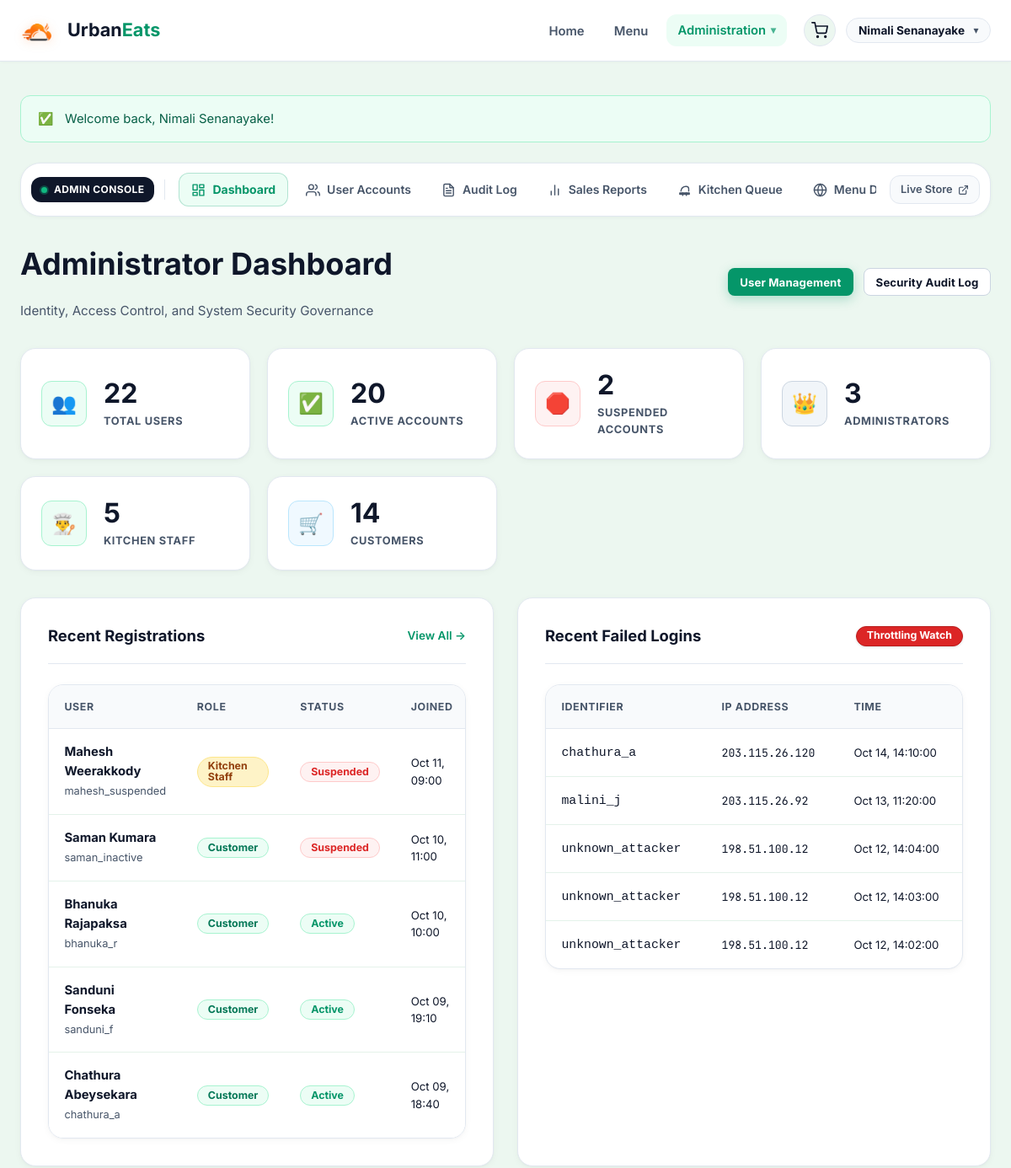
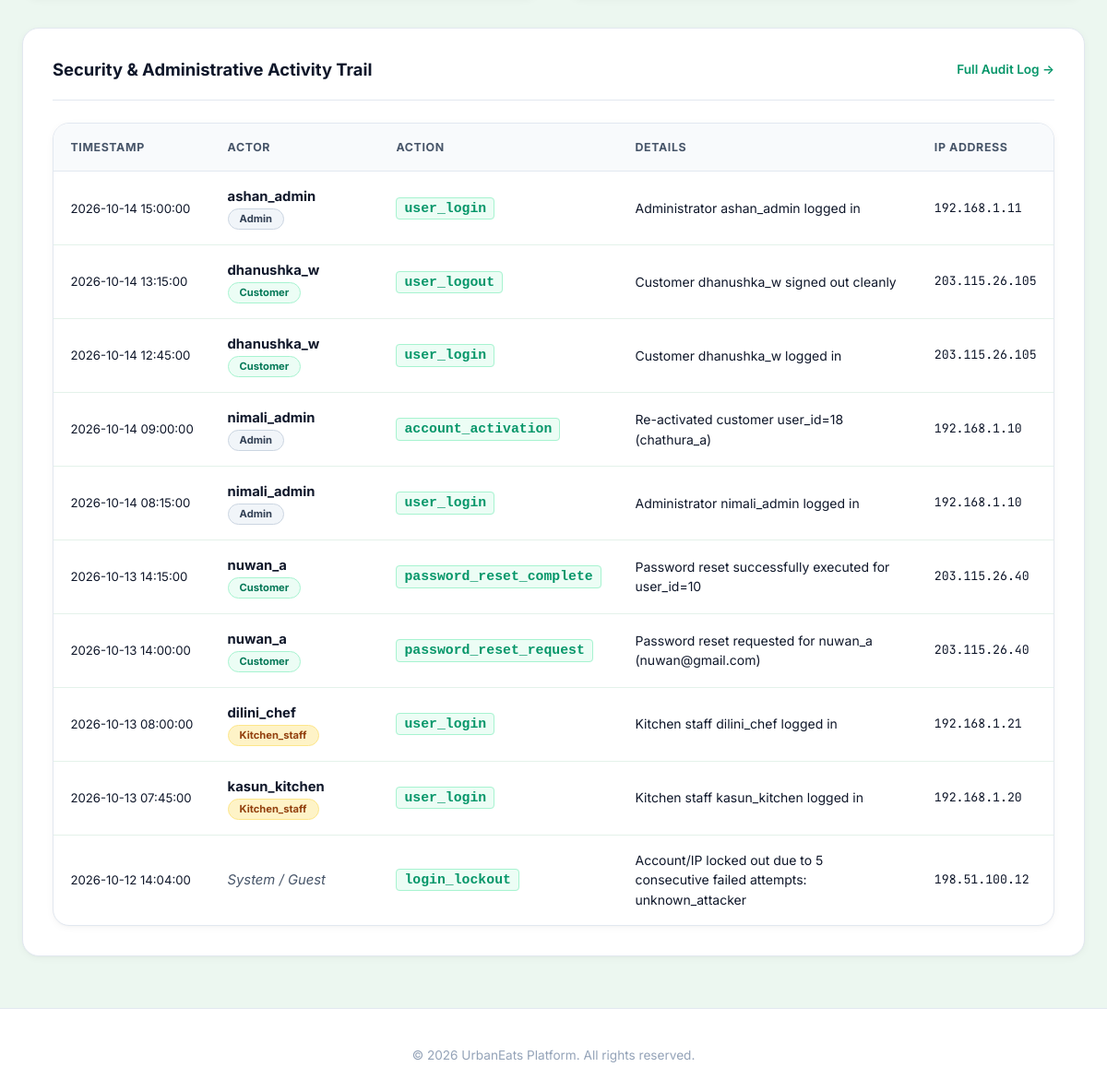
The app's page /public/admin/index.php (signed in) with its own data (2 pictures, top to bottom).
### tables this page shows
CREATE TABLE `users` (
  `user_id` BIGINT UNSIGNED NOT NULL AUTO_INCREMENT,
  `role_id` TINYINT UNSIGNED NOT NULL,
  `full_name` VARCHAR(100) NOT NULL,
  `username` VARCHAR(50) NOT NULL,
  `email` VARCHAR(120) NOT NULL,
  `password_hash` VARCHAR(255) NOT NULL,
  `is_active` TINYINT(1) NOT NULL DEFAULT 1 COMMENT '1 = Active, 0 = Deactivated/Suspended',
  `created_at` TIMESTAMP NOT NULL DEFAULT CURRENT_TIMESTAMP,
  `updated_at` TIMESTAMP NOT NULL DEFAULT CURRENT_TIMESTAMP ON UPDATE CURRENT_TIMESTAMP,
  PRIMARY KEY (`user_id`),
  UNIQUE KEY `uk_users_username` (`username`),
  UNIQUE KEY `uk_users_email` (`email`),
  KEY `idx_users_role_id` (`role_id`),
  KEY `idx_users_is_active` (`is_active`),
  KEY `idx_users_created_at` (`created_at`),
  CONSTRAINT `fk_users_role` FOREIGN KEY (`role_id`)
    REFERENCES `roles` (`role_id`)
    ON UPDATE CASCADE
    ON DELETE RESTRICT
);

CREATE TABLE `roles` (
  `role_id` TINYINT UNSIGNED NOT NULL AUTO_INCREMENT,
  `role_name` VARCHAR(30) NOT NULL,
  `role_description` VARCHAR(255) NOT NULL,
  `created_at` TIMESTAMP NOT NULL DEFAULT CURRENT_TIMESTAMP,
  PRIMARY KEY (`role_id`),
  UNIQUE KEY `uk_roles_name` (`role_name`)
);

CREATE TABLE `audit_log` (
  `audit_id` BIGINT UNSIGNED NOT NULL AUTO_INCREMENT,
  `user_id` BIGINT UNSIGNED NULL DEFAULT NULL COMMENT 'Actor user ID or NULL for system/unauthenticated events',
  `action` VARCHAR(100) NOT NULL COMMENT 'Action code (e.g., user_login, role_change, profile_update)',
  `details` TEXT NULL DEFAULT NULL COMMENT 'Structured description or JSON details of change',
  `ip_address` VARCHAR(45) NULL DEFAULT NULL,
  `user_agent` VARCHAR(255) NULL DEFAULT NULL,
  `created_at` TIMESTAMP NOT NULL DEFAULT CURRENT_TIMESTAMP,
  PRIMARY KEY (`audit_id`),
  KEY `idx_audit_user_id` (`user_id`),
  KEY `idx_audit_action` (`action`),
  KEY `idx_audit_created_at` (`created_at`),
  CONSTRAINT `fk_audit_user` FOREIGN KEY (`user_id`)
    REFERENCES `users` (`user_id`)
    ON UPDATE CASCADE
    ON DELETE SET NULL
);

### public/admin/index.php (the view, shortened to what the rows shown need)
<?php
$pdo = get_db_connection();
$recentUsersStmt = $pdo->query(
    'SELECT u.user_id, u.full_name, u.username, u.email, u.is_active, u.created_at, r.role_name
     FROM users u
     INNER JOIN roles r ON u.role_id = r.role_id
     ORDER BY u.created_at DESC
     LIMIT 5'
);
$recentUsers = $recentUsersStmt->fetchAll();
$recentAuditStmt = $pdo->query(
    'SELECT a.audit_id, a.user_id, a.action, a.details, a.ip_address, a.created_at, u.username, r.role_name
     FROM audit_log a
     LEFT JOIN users u ON a.user_id = u.user_id
     LEFT JOIN roles r ON u.role_id = r.role_id
     ORDER BY a.created_at DESC
     LIMIT 10'
);
$recentAudit = $recentAuditStmt->fetchAll();
$recentFailedStmt = $pdo->query(
    'SELECT attempt_id, identifier, ip_address, attempted_at
     FROM login_attempts
     WHERE is_success = 0
     ORDER BY attempted_at DESC
     LIMIT 5'
);
$recentFailed = $recentFailedStmt->fetchAll();
require_once dirname(__DIR__, 2) . '/includes/header.php';
?>
<div class="page-header">
    <div class="page-title">
        <h1>Administrator Dashboard</h1>
    </div>
</div>
<div style="display: grid; grid-template-columns: repeat(auto-fit, minmax(360px, 1fr)); gap: 1.75rem; margin-bottom: 2rem;">
    <div class="card">
        <div class="card-header">
            <h2 style="font-size: 1.15rem; margin: 0;">Recent Registrations</h2>
        </div>
        <div class="table-responsive">
            <table class="table">
                <thead>
                    <tr>
                        <th>User</th>
                        <th>Role</th>
                        <th>Status</th>
                        <th>Joined</th>
                    </tr>
                </thead>
                <tbody>
                    <?php if (empty($recentUsers)): ?>
                        <tr><td colspan="4" style="text-align: center; color: var(--text-muted);">No users registered yet.</td></tr>
                    <?php else: ?>
                        <?php foreach ($recentUsers as $ru): ?>
                            <tr>
                                <td>
                                    <strong><?= e($ru['full_name']) ?></strong><br>
                                    <span style="font-size: 0.8rem; color: var(--text-muted);"><?= e($ru['username']) ?></span>
                                </td>
                                <td><span class="badge badge-<?= e($ru['role_name']) ?>"><?= e(str_replace('_', ' ', (string)$ru['role_name'])) ?></span></td>
                                <td>
                                    <?php if ((int)$ru['is_active'] === 1): ?>
                                        <span class="badge badge-active">Active</span>
                                    <?php else: ?>
                                        <span class="badge badge-inactive">Suspended</span>
                                    <?php endif; ?>
                                </td>
                                <td style="font-size: 0.825rem;"><?= date('M d, H:i', strtotime($ru['created_at'])) ?></td>
                            </tr>
                        <?php endforeach; ?>
                    <?php endif; ?>
                </tbody>
            </table>
        </div>
    </div>
    <div class="card">
        <div class="card-header">
            <h2 style="font-size: 1.15rem; margin: 0;">Recent Failed Logins</h2>
        </div>
        <div class="table-responsive">
            <table class="table">
                <thead>
                    <tr>
                        <th>Identifier</th>
                        <th>IP Address</th>
                        <th>Time</th>
                    </tr>
                </thead>
                <tbody>
                    <?php if (empty($recentFailed)): ?>
                        <tr><td colspan="3" style="text-align: center; color: var(--text-muted);">No failed login attempts recorded.</td></tr>
                    <?php else: ?>
                        <?php foreach ($recentFailed as $rf): ?>
                            <tr>
                                <td><code><?= e($rf['identifier']) ?></code></td>
                                <td><span style="font-family: var(--font-mono); font-size: 0.825rem;"><?= e($rf['ip_address']) ?></span></td>
                                <td style="font-size: 0.825rem;"><?= date('M d, H:i:s', strtotime($rf['attempted_at'])) ?></td>
                            </tr>
                        <?php endforeach; ?>
                    <?php endif; ?>
                </tbody>
            </table>
        </div>
    </div>
</div>
<div class="card">
    <div class="card-header">
        <h2 style="font-size: 1.15rem; margin: 0;">Security & Administrative Activity Trail</h2>
    </div>
    <div class="table-responsive">
        <table class="table">
            <thead>
                <tr>
                    <th>Timestamp</th>
                    <th>Actor</th>
                    <th>Action</th>
                    <th>Details</th>
                    <th>IP Address</th>
                </tr>
            </thead>
            <tbody>
                <?php if (empty($recentAudit)): ?>
                    <tr><td colspan="5" style="text-align: center; color: var(--text-muted);">No audit records found.</td></tr>
                <?php else: ?>
                    <?php foreach ($recentAudit as $log): ?>
                        <tr>
                            <td style="font-size: 0.825rem; white-space: nowrap;"><?= date('Y-m-d H:i:s', strtotime($log['created_at'])) ?></td>
                            <td>
                                <?php if (!empty($log['username'])): ?>
                                    <strong><?= e($log['username']) ?></strong>
                                    <span class="badge badge-<?= e($log['role_name'] ?? 'customer') ?>" style="font-size: 0.7rem;">
                                        <?= e($log['role_name'] ?? '') ?>
                                    </span>
                                <?php else: ?>
                                    <span style="color: var(--text-muted); font-style: italic;">System / Guest</span>
                                <?php endif; ?>
                            </td>
                            <td><code style="font-weight: 700; color: var(--primary); background: var(--primary-light); padding: 0.2rem 0.5rem; border-radius: 4px; border: 1px solid var(--primary-border);"><?= e($log['action']) ?></code></td>
                            <td style="font-size: 0.875rem;"><?= e($log['details']) ?></td>
                            <td style="font-family: var(--font-mono); font-size: 0.825rem;"><?= e($log['ip_address'] ?? '—') ?></td>
                        </tr>
                    <?php endforeach; ?>
                <?php endif; ?>
            </tbody>
        </table>
    </div>
</div>
<?php require_once dirname(__DIR__, 2) . '/includes/footer.php'; ?>

### includes/header.php (shortened to what the rows shown need)
<?php
$currentUser = current_user();
$cartCount = 0;
?>
<!DOCTYPE html>
<html lang="en">
<head>
    <link rel="stylesheet" href="<?= base_url('css/style.css') ?>">
</head>
<body>
<header class="site-header">
    <div class="container header-inner">
        <div class="header-right">
            <div class="nav-actions">
                <?php if (is_logged_in() && $currentUser): ?>
                    <a href="<?= base_url('orders/cart.php') ?>" class="nav-cart-btn" aria-label="Shopping Cart (<?= $cartCount ?> items)" title="View Shopping Cart">
                    </a>
                    <div class="user-profile-menu">
                        <button type="button" class="user-badge-nav user-dropdown-btn" id="userMenuBtn" aria-haspopup="true" aria-expanded="false" title="Account settings">
                            <span class="user-name"><?= e(!empty($currentUser['full_name']) ? $currentUser['full_name'] : $currentUser['username']) ?></span>
                            <span class="dropdown-caret">▾</span>
                        </button>
                    </div>
                <?php else: ?>
                    <a href="<?= base_url('auth/login.php') ?>" class="btn btn-outline btn-sm">Sign In</a>
                    <a href="<?= base_url('auth/register.php') ?>" class="btn btn-primary btn-sm">Create Account</a>
                <?php endif; ?>
            </div>
        </div>
    </div>
</header>
<main class="main-content">
    <div class="container">

### records on screen
users: full_name "Nimali Senanayake"
users: full_name "Mahesh Weerakkody", username "mahesh_suspended", role.role_name "Kitchen Staff", is_active "Suspended", created_at "Oct 11, 09:00"
users: full_name "Saman Kumara", username "saman_inactive", role.role_name "Customer", is_active "Suspended", created_at "Oct 10, 11:00"
users: full_name "Bhanuka Rajapaksa", username "bhanuka_r", role.role_name "Customer", is_active "Active", created_at "Oct 10, 10:00"
users: full_name "Sanduni Fonseka", username "sanduni_f", role.role_name "Customer", is_active "Active", created_at "Oct 09, 19:10"
users: full_name "Chathura Abeysekara", username "chathura_a", role.role_name "Customer", is_active "Active", created_at "Oct 09, 18:40"
audit_log: created_at "2026-10-14 15:00:00", user.username "ashan_admin", roles.role_name "Admin", action "user_login", details "Administrator ashan_admin logged in", ip_address "192.168.1.11"
audit_log: created_at "2026-10-14 13:15:00", user.username "dhanushka_w", roles.role_name "Customer", action "user_logout", details "Customer dhanushka_w signed out cleanly", ip_address "203.115.26.105"
audit_log: created_at "2026-10-14 12:45:00", user.username "dhanushka_w", roles.role_name "Customer", action "user_login", details "Customer dhanushka_w logged in", ip_address "203.115.26.105"
audit_log: created_at "2026-10-14 09:00:00", user.username "nimali_admin", roles.role_name "Admin", action "account_activation", details "Re-activated customer user_id=18 (chathura_a)", ip_address "192.168.1.10"
audit_log: created_at "2026-10-14 08:15:00", user.username "nimali_admin", roles.role_name "Admin", action "user_login", details "Administrator nimali_admin logged in", ip_address "192.168.1.10"
audit_log: created_at "2026-10-13 14:15:00", user.username "nuwan_a", roles.role_name "Customer", action "password_reset_complete", details "Password reset successfully executed for user_id=10", ip_address "203.115.26.40"
audit_log: created_at "2026-10-13 14:00:00", user.username "nuwan_a", roles.role_name "Customer", action "password_reset_request", details "Password reset requested for nuwan_a (nuwan@gmail.com)", ip_address "203.115.26.40"
audit_log: created_at "2026-10-13 08:00:00", user.username "dilini_chef", roles.role_name "Kitchen_staff", action "user_login", details "Kitchen staff dilini_chef logged in", ip_address "192.168.1.21"
audit_log: created_at "2026-10-13 07:45:00", user.username "kasun_kitchen", roles.role_name "Kitchen_staff", action "user_login", details "Kitchen staff kasun_kitchen logged in", ip_address "192.168.1.20"
audit_log: created_at "2026-10-12 14:04:00", shows "System / Guest", action "login_lockout", details "Account/IP locked out due to 5 consecutive failed attempts: unknown_attacker", ip_address "198.51.100.12"

### other values on screen
$icon "✅"
$flash['message'] "Welcome back, Nimali Senanayake!"
$tab['label'] "Dashboard"
$tab['label'] "User Accounts"
$tab['label'] "Audit Log"
$tab['label'] "Sales Reports"
$tab['label'] "Kitchen Queue"
$tab['label'] "Menu…"
$stats['total_users'] "22"
$stats['active_users'] "20"
$stats['inactive_users'] "2"
$stats['admin_count'] "3"
$stats['kitchen_count'] "5"
$stats['customer_count'] "14"
$rf['identifier'] "chathura_a"
